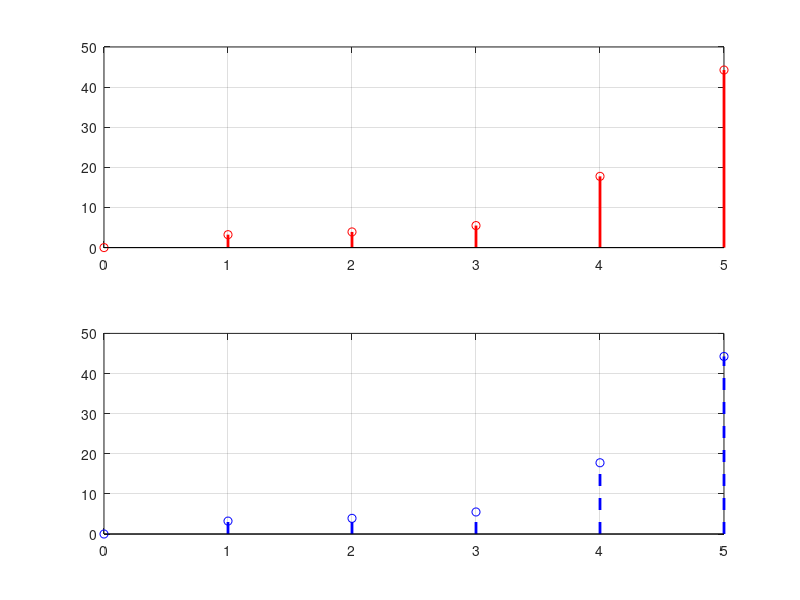

Source code (MATLAB):
clc; clear; close all;

% Define discrete-time index range
n = 0:5; 

% Given input signals
x1 = 0.8 .* n;    % x1[n] = 0.8n
x2 = cos(n);      % x2[n] = cos(n)

% Define arbitrary scalars
a1 = 2;
a2 = 3;

% Combined input signal
x_combined = a1*x1 + a2*x2;

% System 2: y[n] = n * x[n]
y2_combined = n .* x_combined; % Apply system to combined input
y2_individual = a1 * (n .* x1) + a2 * (n .* x2); % Apply system separately then add

% Plot results for System 2
figure;
subplot(2,1,1);
stem(n, y2_combined, 'r', 'LineWidth', 2); % Combined input
grid on;

subplot(2,1,2);
stem(n, y2_individual, 'b--', 'LineWidth', 2); % Individual inputs then add
grid on;
